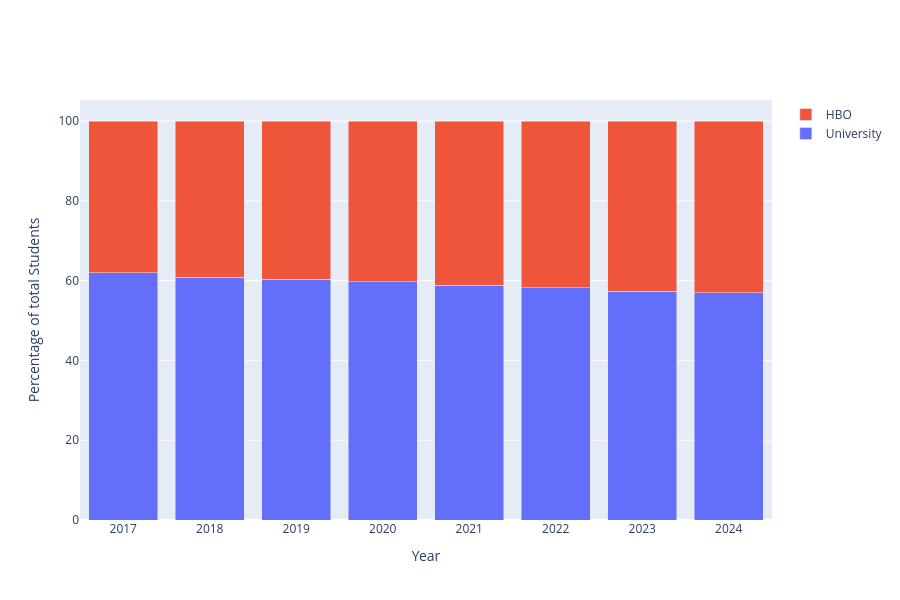

This figure's notebook cell:
### Markdown cell above
#### Growth of a Highly Educated Workforce
The increase in student enrollment at Dutch universities, including the growing number of international students, indicates that higher education in the Netherlands has become more attractive to a broader and more diverse group. This trend can have positive societal effects, such as the growth of a highly educated workforce and enhanced international collaboration. The upward trend in the number of international students at Dutch universities, as shown in Figure 2, highlights this development. The percentage of international students has increased significantly between 2017 and 2024, indicating a growing attractiveness of Dutch higher education to students from abroad. This growth directly contributes to a larger and more diverse influx of university-educated individuals into the Dutch labor market.

A larger student population leads to more graduates with university-level qualifications, directly contributing to a more skilled labor market. International students play a key role in this development. According to research by Nuffic (2023), approximately one in four international students still resides and works in the Netherlands five years after graduation. These graduates help strengthen the country’s knowledge economy and innovation capacity (SEO Economic Research, 2019).

### Code cell
student_realisatie



totaal_wo = [student_realisatie[(student_realisatie['jaar'] == jaar) & (student_realisatie['soort_ho'] == 'wo')]['ingeschrevenen_HO'].sum() / Totaal[jaar] * 100 for jaar in jaren2]
totaal_hbo = [student_realisatie[(student_realisatie['jaar'] == jaar) & (student_realisatie['soort_ho'] == 'hbo')]['ingeschrevenen_HO'].sum() / Totaal[jaar] * 100 for jaar in jaren2]

fig3 = go.Figure([
    go.Bar(y=totaal_hbo, x=jaren2, name='University'),
    go.Bar(y=totaal_wo, x=jaren2, name='HBO')
])

fig3.update_layout(barmode='stack', height=600, xaxis_title="Year",
    yaxis_title="Percentage of total Students")
fig3.show()

### Figure 1 — Plotly figure (JSON) as saved in the notebook; plotly's stock layout.template omitted (floating-point values rounded to 4 significant figures)
{"data": [{"name": "University", "type": "bar", "x": [2017, 2018, 2019, 2020, 2021, 2022, 2023, 2024], "y": [61.92, 60.86, 60.28, 59.74, 58.9, 58.19, 57.34, 56.93]}, {"name": "HBO", "type": "bar", "x": [2017, 2018, 2019, 2020, 2021, 2022, 2023, 2024], "y": [38.08, 39.14, 39.72, 40.26, 41.1, 41.81, 42.66, 43.07]}], "layout": {"barmode": "stack", "height": 600, "xaxis": {"autorange": true, "range": [2016.0, 2024.0], "title": {"text": "Year"}, "type": "linear"}, "yaxis": {"autorange": true, "range": [0, 105.3], "title": {"text": "Percentage of total Students"}, "type": "linear"}}}
